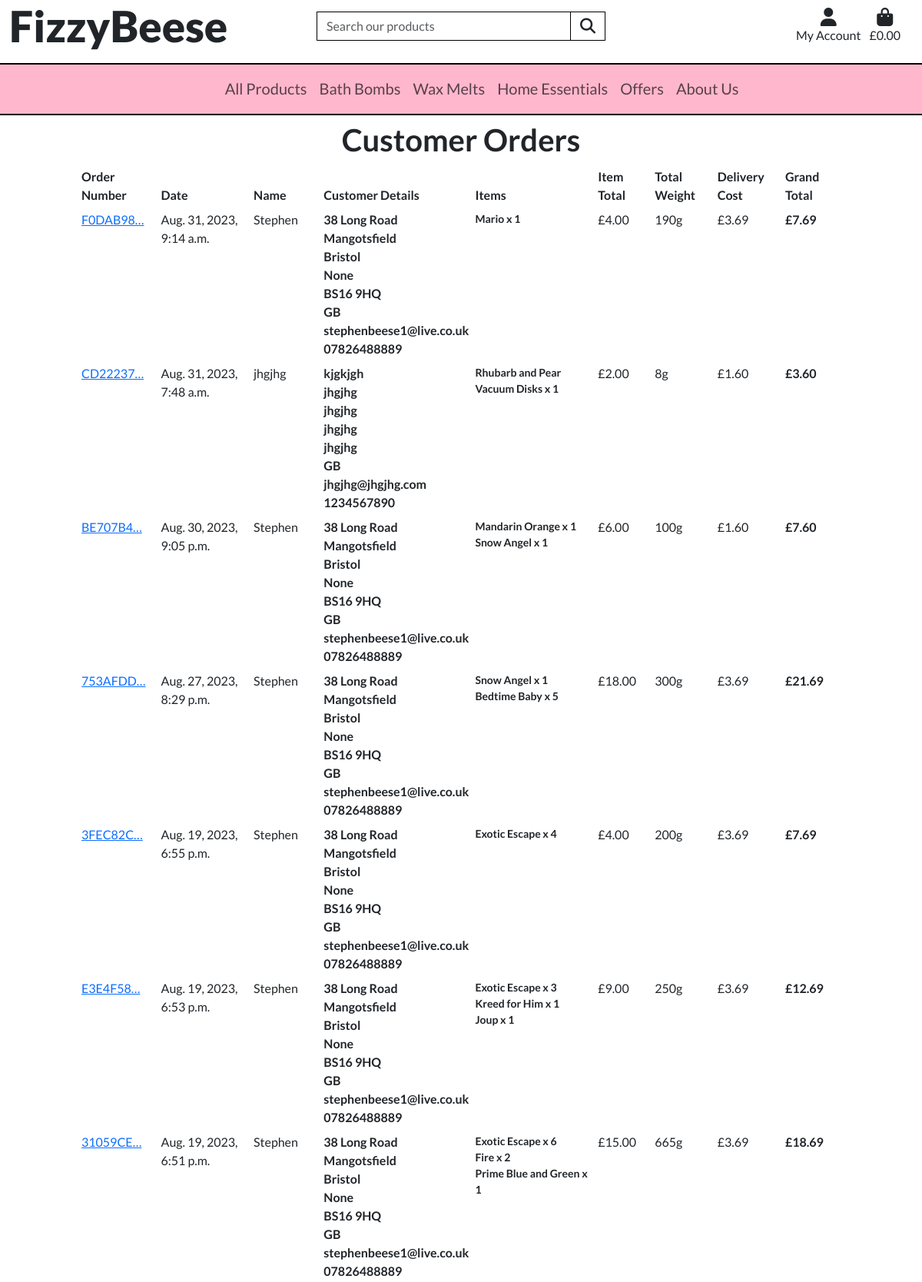
/profile/all_orders/ (signed in, upper part), run on the app's committed database.
### checkout/models.py (models this page shows, shortened)
class Order(models.Model):
    order_number = models.CharField(max_length=32, null=False, editable=False)
    user_profile = models.ForeignKey(UserProfile, on_delete=models.SET_NULL,
                                     null=True, blank=True,
                                     related_name='orders')
    full_name = models.CharField(max_length=50, null=False, blank=False)
    email = models.EmailField(max_length=254, null=False, blank=False)
    phone_number = models.CharField(max_length=20, null=False, blank=False)
    country = CountryField(blank_label='Country *', null=False, blank=False)
    postcode = models.CharField(max_length=20, null=False, blank=False)
    town_or_city = models.CharField(max_length=40, null=False, blank=False)
    street_address1 = models.CharField(max_length=80, null=False, blank=False)
    street_address2 = models.CharField(max_length=80, null=True, blank=True)
    county = models.CharField(max_length=80, null=True, blank=True)
    date = models.DateTimeField(auto_now_add=True)
    total_weight = models.IntegerField(null=False, default=0)
    delivery_cost = models.DecimalField(
        max_digits=6, decimal_places=2, null=False, default=0)
    order_total = models.DecimalField(
        max_digits=10,
        decimal_places=2,
        null=False,
        default=0.00)
    grand_total = models.DecimalField(
        max_digits=10,
        decimal_places=2,
        null=False,
        default=0)
    original_bag = models.TextField(null=False, blank=False, default='')
    stripe_pid = models.CharField(
        max_length=254,
        null=False,
        blank=False,
        default='')

class OrderLineItem(models.Model):
    order = models.ForeignKey(
        Order,
        null=False,
        blank=False,
        on_delete=models.CASCADE,
        related_name='lineitems')
    product = models.ForeignKey(
        Product,
        null=False,
        blank=False,
        on_delete=models.CASCADE)
    quantity = models.IntegerField(null=False, blank=False, default=0)
    lineitem_total = models.DecimalField(
        max_digits=6,
        decimal_places=2,
        null=False,
        blank=False,
        editable=False)

### products/models.py (models this page shows, shortened)
class Product(models.Model):
    name = models.CharField(max_length=254, unique=True)
    description = models.TextField(null=True, blank=True)
    price = models.DecimalField(max_digits=5, decimal_places=2)
    stock_remaining = models.IntegerField(null=False)
    product_categories = models.ManyToManyField(
        ProductCategory)  # Links to ProductCategory
    fragrance_categories = models.ManyToManyField(
        FragranceCategory, blank=True)  # Links to FragranceCategory
    weight = models.IntegerField()
    sale_price = models.DecimalField(
        max_digits=5,
        decimal_places=2,
        null=True,
        blank=True)
    is_clearance = models.BooleanField()
    is_featured = models.BooleanField()
    is_hidden = models.BooleanField()
    image = models.ImageField(null=True, blank=True)
    label_image = models.ImageField(null=True, blank=True)
    uploaded_on = models.DateTimeField()

### profiles/views.py (the view)
@login_required
def all_orders(request):
    if not request.user.is_superuser:
        messages.error(request, 'Sorry, only store owners can do that!')
        return redirect(reverse('home'))
    orders = Order.objects.all().order_by('-date')
    template = 'profiles/all_orders.html'
    context = {
        'orders': orders,
    }
    return render(request, template, context)

### bag/contexts.py (called while the page is built, shortened)
def bag_contents(request):
    bag_items = []
    total = 0
    product_count = 0
    total_weight = 0
    bag = request.session.get('bag', {})
    if total < settings.FREE_DELIVERY_THRESHOLD:
        if product_count == 0:
            delivery = 0
        free_delivery_delta = settings.FREE_DELIVERY_THRESHOLD - total
    else:
        delivery = 0
        free_delivery_delta = 0
    grand_total = delivery + total
    context = {
        'bag_items': bag_items,
        'total': total,
        'product_count': product_count,
        'total_weight': total_weight,
        'delivery': delivery,
        'free_delivery_delta': free_delivery_delta,
        'free_delivery_threshold': settings.FREE_DELIVERY_THRESHOLD,
        'grand_total': grand_total,
    }
    return context

### home/contexts.py (called while the page is built)
def offers(model):
    clearance_products = Product.objects.filter(is_clearance=True)
    sale_products = Product.objects.filter(sale_price=True)
    context = {
        'clearance_products': clearance_products,
        'sale_products': sale_products,
    }
    return context

### testimonials/contexts.py (called while the page is built)
def testimonial_context(request):
    testimonials = Testimonial.objects.filter(approved=True)
    context = {
        'testimonials': testimonials,
    }
    return context

### profiles/templates/profiles/all_orders.html (shortened to what this page needs)
{% extends 'base.html' %}
{% load static %}
{% block extra_css %}
<link rel="stylesheet" href="{% static 'profiles/css/profile.css' %}">
{% endblock %}
{% block content %}
    <div class="row checkout-container mx-0">
        <div class="col-12">
            <h1 class="text-center my-2 fw-bold">Customer Orders</h1>
        </div>
    </div>
    <div class="row justify-content-center">
        <div class="col-10">
            {% if orders %}
            <div class="order-history-all table-responsive">
                <table class="table table-sm table-borderless">
                    <thead>
                        <tr>
                            <th>Order Number</th>
                            <th>Date</th>
                            <th>Name</th>
                            <th>Customer Details</th>
                            <th>Items</th>
                            <th>Item Total</th>
                            <th>Total Weight</th>
                            <th>Delivery Cost</th>
                            <th>Grand Total</th>
                        </tr>
                    </thead>
                    <tbody>
                        {% for order in orders %}
                            <tr>
                                <td>
                                    <a href="{% url 'order_history' order.order_number %}"
                                    title="{{ order.order_number}}">
                                        {{ order.order_number|truncatechars:8 }}
                                    </a>
                                </td>
                                <td>{{ order.date }}</td>
                                <td>{{ order.full_name }}</td>
                                <td class="fw-bold">
                                    {{ order.street_address1 }}<br>
                                    {{ order.street_address2 }}<br>
                                    {{ order.town_or_city }}<br>
                                    {{ order.county }}<br>
                                    {{ order.postcode }}<br>
                                    {{ order.country }}<br>
                                    {{ order.email }}<br>
                                    {{ order.phone_number }}<br>
                                </td>
                                <td class="fw-bold">
                                    <ul class="list-unstyled">
                                        {% for item in order.lineitems.all %}
                                            <li class="small">
                                                {{ item.product.name }} x {{ item.quantity }}
                                            </li>
                                        {% endfor %}
                                    </ul>
                                </td>
                                <td>£{{ order.order_total }}</td>
                                <td>{{ order.total_weight }}g</td>
                                <td>£{{ order.delivery_cost }}</td>
                                <td class="fw-bold">£{{ order.grand_total }}</td>
                            </tr>
                        {% endfor %}
                    </tbody>
                </table>
            </div>
            {% else %}
                <h3 class="mb-3 text-center">You currently have no order history.</h3>
            {% endif %}
        </div>
    </div>
{% endblock %}

### static/css/base.css (style rules this page uses)
html { height: 100% }
body { font-family: 'Lato', sans-serif; font-weight: 400; }

### profiles/static/profiles/css/profile.css (style rules this page uses)
.order-history-all { max-height: 65vh; overflow-y: auto; }

### data on the page
Order: order_number "F0DAB98…", date "Aug. 31, 2023, 9:14 a.m.", full_name "Stephen", street_address1 "38 Long Road", street_address2 "Mangotsfield", town_or_city "Bristol", county "None", postcode "BS16 9HQ", country "GB", email "stephenbeese1@live.co.uk", phone_number "07826488889", order_total "4.00", total_weight "190", delivery_cost "3.69", grand_total "7.69"
OrderLineItem: product.name "Mario", quantity "1"
Order: order_number "CD22237…", date "Aug. 31, 2023, 7:48 a.m.", full_name "jhgjhg", street_address1 "kjgkjgh", street_address2 "jhgjhg", town_or_city "jhgjhg", county "jhgjhg", postcode "jhgjhg", country "GB", email "jhgjhg@jhgjhg.com", phone_number "1234567890", order_total "2.00", total_weight "8", delivery_cost "1.60", grand_total "3.60"
OrderLineItem: product.name "Rhubarb and Pear Vacuum Disks", quantity "1"
Order: order_number "BE707B4…", date "Aug. 30, 2023, 9:05 p.m.", full_name "Stephen", street_address1 "38 Long Road", street_address2 "Mangotsfield", town_or_city "Bristol", county "None", postcode "BS16 9HQ", country "GB", email "stephenbeese1@live.co.uk", phone_number "07826488889", order_total "6.00", total_weight "100", delivery_cost "1.60", grand_total "7.60"
OrderLineItem: product.name "Mandarin Orange", quantity "1"
OrderLineItem: product.name "Snow Angel", quantity "1"
Order: order_number "753AFDD…", date "Aug. 27, 2023, 8:29 p.m.", full_name "Stephen", street_address1 "38 Long Road", street_address2 "Mangotsfield", town_or_city "Bristol", county "None", postcode "BS16 9HQ", country "GB", email "stephenbeese1@live.co.uk", phone_number "07826488889", order_total "18.00", total_weight "300", delivery_cost "3.69", grand_total "21.69"
OrderLineItem: product.name "Snow Angel", quantity "1"
OrderLineItem: product.name "Bedtime Baby", quantity "5"
Order: order_number "3FEC82C…", date "Aug. 19, 2023, 6:55 p.m.", full_name "Stephen", street_address1 "38 Long Road", street_address2 "Mangotsfield", town_or_city "Bristol", county "None", postcode "BS16 9HQ", country "GB", email "stephenbeese1@live.co.uk", phone_number "07826488889", order_total "4.00", total_weight "200", delivery_cost "3.69", grand_total "7.69"
OrderLineItem: product.name "Exotic Escape", quantity "4"
Order: order_number "E3E4F58…", date "Aug. 19, 2023, 6:53 p.m.", full_name "Stephen", street_address1 "38 Long Road", street_address2 "Mangotsfield", town_or_city "Bristol", county "None", postcode "BS16 9HQ", country "GB", email "stephenbeese1@live.co.uk", phone_number "07826488889", order_total "9.00", total_weight "250", delivery_cost "3.69", grand_total "12.69"
OrderLineItem: product.name "Exotic Escape", quantity "3"
OrderLineItem: product.name "Kreed for Him", quantity "1"
OrderLineItem: product.name "Joup", quantity "1"
Order: order_number "31059CE…", date "Aug. 19, 2023, 6:51 p.m.", full_name "Stephen", street_address1 "38 Long Road", street_address2 "Mangotsfield", town_or_city "Bristol", county "None", postcode "BS16 9HQ", country "GB", email "stephenbeese1@live.co.uk", phone_number "07826488889", order_total "15.00", total_weight "665", delivery_cost "3.69", grand_total "18.69"
OrderLineItem: product.name "Exotic Escape", quantity "6"
OrderLineItem: product.name "Fire", quantity "2"
OrderLineItem: product.name "Prime Blue and Green", quantity "1"
